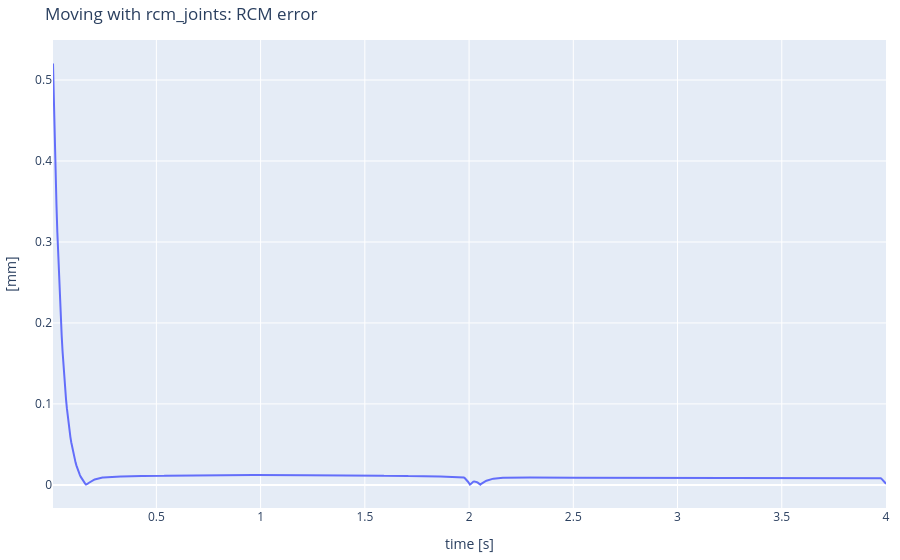
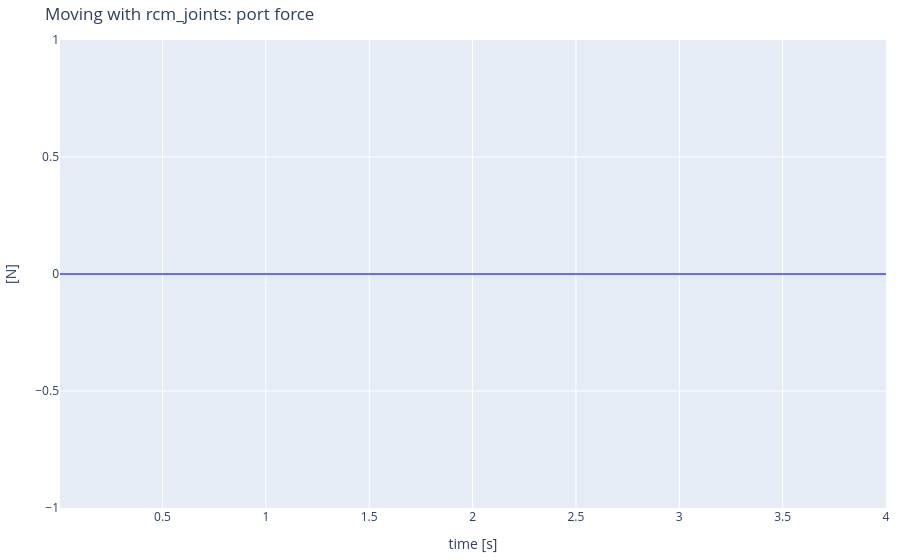

The code cell stored with these charts, in order, in its notebook:
### Markdown cell above
> **T1.** Check it: move the robot through a combination of swing, pitch and insertion using `rcm_joints`, and record the RCM error and the force on the port. Both should stay close to zero. Note that pyBullet's `setJointMotorControlArray()` allows directly controlling position.

### Code cell
duration = 4.0       # [s]
t = 0.0
time_log, rcm_log, force_log = [], [], []

while t < duration:
    # SENSE
    error = rcm_error(robot)
    force = np.linalg.norm(kh.port_force(robot, port))

    
    #TODO: CONTROL: a slow motion in the three reduced coordinates    
    swing = 0.30 * np.sin(2*np.pi*t/duration)
    pitch = 0.15* pitch_max * np.sin(2*np.pi*t/duration)
    insertion = 0.03 * t/duration
    q_target = rcm_joints(swing, pitch, insertion)

    # ACT
    p.setJointMotorControlArray(robot, joints, p.POSITION_CONTROL, targetPositions=q_target, forces=max_forces)
    p.stepSimulation()

    # WAIT
    time.sleep(DT)
    t = t + DT

    time_log.append(t)
    rcm_log.append(error * 1000)
    force_log.append(force)

kh.plot_series(time_log, {"RCM error [mm]": rcm_log}, ylabel="[mm]", title="Moving with rcm_joints: RCM error")
kh.plot_series(time_log, {"force on the port [N]": force_log}, ylabel="[N]", title="Moving with rcm_joints: port force")

### Figure 1 — Plotly figure (JSON) as saved in the notebook; plotly's stock layout.template omitted (floating-point values rounded to 4 significant figures; data arrays with more than 128 entries replaced by an {"elided": "..."} marker saying what was removed)
{"data": [{"mode": "lines", "name": "RCM error [mm]", "type": "scatter", "x": {"elided": "960 float values"}, "y": {"elided": "960 float values"}}], "layout": {"margin": {"b": 10, "l": 10, "r": 10, "t": 40}, "title": {"text": "Moving with rcm_joints: RCM error"}, "xaxis": {"title": {"text": "time [s]"}}, "yaxis": {"title": {"text": "[mm]"}}}}

### Figure 2 — Plotly figure (JSON) as saved in the notebook; plotly's stock layout.template omitted (floating-point values rounded to 4 significant figures; data arrays with more than 128 entries replaced by an {"elided": "..."} marker saying what was removed)
{"data": [{"mode": "lines", "name": "force on the port [N]", "type": "scatter", "x": {"elided": "960 float values"}, "y": {"elided": "960 int values"}}], "layout": {"margin": {"b": 10, "l": 10, "r": 10, "t": 40}, "title": {"text": "Moving with rcm_joints: port force"}, "xaxis": {"title": {"text": "time [s]"}}, "yaxis": {"title": {"text": "[N]"}}}}
